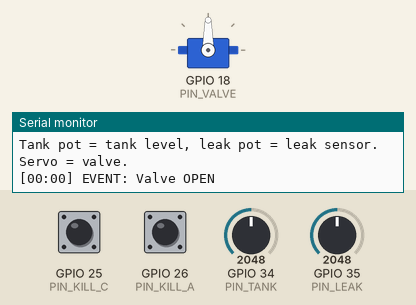
Simulated run of this sketch. Board: ESP32. On the bench: servo, the last lines printed to the serial monitor. The inputs (shaded band) are chosen by the test bench; at power-on: GPIO 34 (PIN_TANK) = 2048, GPIO 35 (PIN_LEAK) = 2048, GPIO 25 (PIN_KILL_C) HIGH, GPIO 26 (PIN_KILL_A) HIGH (analog values on the 0–4095 scale).

Above: at 0.13 s.
At 1.2 s:
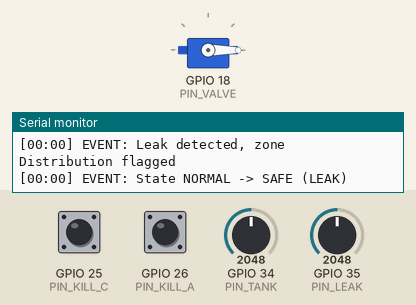
1.3 s: GPIO 34 (PIN_TANK) set to 1953
3.5 s: GPIO 35 (PIN_LEAK) set to 852
5.0 s: GPIO 35 (PIN_LEAK) set to 771
Timing chart, 0 to 8.0 s (numbered marks = the images above; inputs shaded):
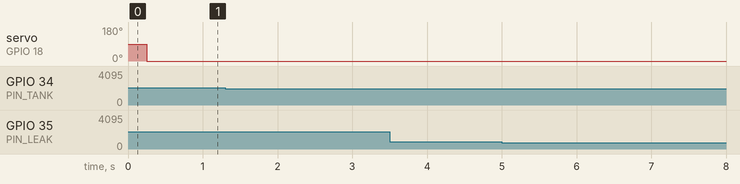

The sketch:

sketch.ino
```cpp
// WOKWI SIMULATION: Node B (distribution zone)
// Same logic as the hardware sketch node_b.ino. Only the radio layer differs:
// Wokwi cannot run ESP-NOW between boards, so Nodes A and C are emulated by a timed JSON
// generator and buttons (see the Wokwi emulation layer above setup()).
// Libraries to add in Wokwi: ArduinoJson, ESP32Servo

// Node B: Distribution zone (greenhouse tank)
// Sensors: tank level (GPIO 34), leak / water presence (GPIO 35)
// Output:  servo valve (GPIO 18)
// Mesh:    ESP-NOW flood with TTL, JSON heartbeat every 2 s
// Libraries: ArduinoJson (v7), ESP32Servo
//
// Fail-safe: if Node A is silent for 6 s, or a leak is seen, this node closes
// its own valve and goes SAFE. It does not wait for the dashboard.
// Leaving SAFE: automatic once the cause has been gone for HOLD_MS.
// A closed valve is the safe direction, so no operator ACK is needed here.

#include <ArduinoJson.h>
#include <ESP32Servo.h>

// Declared at the top so the Arduino auto-prototype step can see it.
struct Btn {
  int pin;
  bool down;
  uint32_t changed;
};

const char MY_ID = 'B';
const uint8_t WIFI_CHANNEL = 1;        // placeholder, must match every node
const uint8_t TTL_START = 2;           // extra hops after the first send
const uint32_t HEARTBEAT_MS = 2000;
const uint32_t LATE_MS = 4000;         // 2 missed heartbeats: DEGRADED
const uint32_t LOST_MS = 6000;         // 3 missed heartbeats: LOST
const uint32_t HOLD_MS = 5000;         // cause must stay gone this long to leave SAFE
const uint32_t STARTUP_GRACE_MS = 10000;
const uint32_t SENSE_MS = 250;
const uint32_t PRINT_MS = 2000;

// Pins (analog on ADC1 only, GPIO 32 to 39)
const int PIN_TANK = 34;
const int PIN_LEAK = 35;
const int PIN_VALVE = 18;

// Calibration: read the raw values from the serial monitor and adjust.
// Power the analog sensors from 3.3 V so the signal stays within range.
const int TANK_EMPTY_RAW = 0;
const int TANK_FULL_RAW = 2000;
const int LEAK_RAW = 800;              // above this means water is present
const int FULL_CLOSE = 90;             // close valve at this tank level (overflow protection)
const int FULL_REOPEN = 80;            // reopen at this level (hysteresis)
const int VALVE_OPEN_DEG = 90;
const int VALVE_CLOSED_DEG = 0;

const char* ZONES[3] = {"Source", "Distribution", "Gateway"};
const uint8_t BCAST[6] = {0xFF, 0xFF, 0xFF, 0xFF, 0xFF, 0xFF};

enum State { NORMAL, DEGRADED, SAFE };
const char* STATE_NAMES[] = {"NORMAL", "DEGRADED", "SAFE"};

struct Peer {
  bool everHeard = false;
  bool lost = false;
  uint32_t lastHeard = 0;
  uint32_t lastSeq = 0;
  uint32_t lastUp = 0;
  int level = -1;
  char via = '?';
};
Peer peers[3];  // 0 = A, 1 = B (self), 2 = C

struct RxMsg {
  uint8_t data[200];
  int len;
};

Servo valve;
State state = NORMAL;
char why[10] = "";
bool leak = false;
bool fullLock = false;
bool valveOpen = false;
int leakHits = 0;
int tankPct = 0;
int tankRaw = 0;
int leakRaw = 0;
uint32_t mySeq = 0;
uint32_t lastBeat = 0, lastPrint = 0, lastSense = 0, lastUnsafe = 0;

int idx(char c) { return c - 'A'; }

void logEvent(const char* text) {
  uint32_t s = millis() / 1000;
  Serial.printf("[%02u:%02u] EVENT: %s\n", (unsigned)(s / 60), (unsigned)(s % 60), text);
}

// ---------- Sensors ----------
int readRaw(int pin) {
  long sum = 0;
  for (int i = 0; i < 8; i++) sum += analogRead(pin);
  return (int)(sum / 8);
}

int rawToPct(int raw, int lo, int hi) {
  return constrain(map(raw, lo, hi, 0, 100), 0, 100);
}

void readSensors() {
  tankRaw = readRaw(PIN_TANK);
  tankPct = rawToPct(tankRaw, TANK_EMPTY_RAW, TANK_FULL_RAW);

  leakRaw = readRaw(PIN_LEAK);
  if (leakRaw > LEAK_RAW) {
    if (leakHits < 5) leakHits++;
  } else {
    leakHits = 0;
  }
  bool nowLeak = leakHits >= 3;  // 3 reads in a row, about 0.75 s
  if (nowLeak != leak) {
    leak = nowLeak;
    logEvent(leak ? "Leak detected, zone Distribution flagged" : "Leak cleared");
  }
}

// ---------- Mesh ----------
void sendDoc(JsonDocument& doc) {
  char buf[200];
  size_t n = serializeJson(doc, buf, sizeof(buf));
  (void)n;
  Serial.printf("TX %s\n", buf);  // Wokwi: show the message instead of sending it by radio
}

void sendHeartbeat() {
  char idStr[2] = {MY_ID, 0};
  JsonDocument doc;
  doc["id"] = idStr;
  doc["zone"] = ZONES[idx(MY_ID)];
  doc["seq"] = ++mySeq;
  doc["up"] = millis() / 1000;
  doc["ttl"] = TTL_START;
  doc["via"] = idStr;
  doc["lvl"] = tankPct;
  doc["leak"] = leak ? 1 : 0;
  doc["valve"] = valveOpen ? "OPEN" : "CLOSED";
  doc["st"] = STATE_NAMES[state];
  doc["why"] = why;
  sendDoc(doc);
}

void handleMsg(const RxMsg& m) {
  JsonDocument doc;
  if (deserializeJson(doc, (const char*)m.data, m.len)) return;  // bad JSON, drop

  const char* idc = doc["id"] | "?";
  char origin = idc[0];
  if (origin < 'A' || origin > 'C' || origin == MY_ID) return;

  const char* viac = doc["via"] | "?";
  char via = viac[0];
  uint32_t seq = doc["seq"] | 0;
  uint32_t up = doc["up"] | 0;
  Peer& p = peers[idx(origin)];

  bool rebooted = p.everHeard && up < p.lastUp;
  if (p.everHeard && !rebooted && seq <= p.lastSeq) return;  // duplicate or old

  if (p.lost) {
    char msg[48];
    snprintf(msg, sizeof(msg), "Node %c back, zone %s", origin, ZONES[idx(origin)]);
    logEvent(msg);
  }
  p.everHeard = true;
  p.lost = false;
  p.lastHeard = millis();
  p.lastSeq = seq;
  p.lastUp = up;
  p.level = doc["lvl"] | -1;
  p.via = via;

  // Forward so nodes out of direct range still hear it.
  int ttl = doc["ttl"] | 0;
  if (ttl > 0) {
    char meStr[2] = {MY_ID, 0};
    doc["ttl"] = ttl - 1;
    doc["via"] = meStr;
    sendDoc(doc);
  }
}

bool peerAlive(int i) {
  return peers[i].everHeard && (millis() - peers[i].lastHeard) < LOST_MS;
}

bool peerLate(int i) {
  return peerAlive(i) && (millis() - peers[i].lastHeard) > LATE_MS;
}

void checkTimeouts() {
  for (int i = 0; i < 3; i++) {
    if (i == idx(MY_ID)) continue;
    Peer& p = peers[i];
    if (p.everHeard && !p.lost && millis() - p.lastHeard > LOST_MS) {
      p.lost = true;
      char msg[56];
      snprintf(msg, sizeof(msg), "Node %c LOST, zone %s flagged", 'A' + i, ZONES[i]);
      logEvent(msg);
    }
  }
}

// ---------- State machine ----------
void setState(State s) {
  if (s == state) return;
  char msg[56];
  if (s == SAFE) snprintf(msg, sizeof(msg), "State %s -> SAFE (%s)", STATE_NAMES[state], why);
  else snprintf(msg, sizeof(msg), "State %s -> %s", STATE_NAMES[state], STATE_NAMES[s]);
  state = s;
  logEvent(msg);
}

void updateState() {
  uint32_t now = millis();
  bool graceOver = now > STARTUP_GRACE_MS;
  bool aMissing = !peerAlive(0) && (peers[0].everHeard || graceOver);
  bool cMissing = !peerAlive(2) && (peers[2].everHeard || graceOver);
  bool unsafe = aMissing || leak;

  if (unsafe) {
    lastUnsafe = now;
    strcpy(why, leak ? "LEAK" : "A_LOST");
    setState(SAFE);
    return;
  }
  if (state == SAFE) {
    if (now - lastUnsafe < HOLD_MS) return;  // still holding
    why[0] = 0;
  }
  bool late = peerLate(0) || peerLate(2);
  setState((cMissing || late) ? DEGRADED : NORMAL);
}

// ---------- Valve ----------
void updateValve() {
  if (tankPct >= FULL_CLOSE) fullLock = true;
  else if (tankPct <= FULL_REOPEN) fullLock = false;

  // Closed by default: only open after A has been heard and nothing is wrong.
  bool want = (state != SAFE) && peers[0].everHeard && !fullLock;
  if (want != valveOpen) {
    valveOpen = want;
    valve.write(valveOpen ? VALVE_OPEN_DEG : VALVE_CLOSED_DEG);
    if (valveOpen) logEvent("Valve OPEN");
    else logEvent(fullLock ? "Valve CLOSED, tank full" : "Valve CLOSED");
  }
}

// ---------- Status line ----------
const char* peerText(int i) {
  if (!peers[i].everHeard) return "WAIT ";
  return peerAlive(i) ? "ALIVE" : "LOST ";
}

float peerAge(int i) {
  return peers[i].everHeard ? (millis() - peers[i].lastHeard) / 1000.0 : 0.0;
}

void printStatus() {
  uint32_t s = millis() / 1000;
  Serial.printf("[%02u:%02u] B %-8s | tank %3d%% (raw %d) | leak %s (raw %d) | valve %s | A %s %.1fs | C %s %.1fs\n",
                (unsigned)(s / 60), (unsigned)(s % 60), STATE_NAMES[state], tankPct, tankRaw,
                leak ? "YES" : "NO", leakRaw, valveOpen ? "OPEN" : "CLOSED",
                peerText(0), peerAge(0), peerText(2), peerAge(2));
}

// ---------- Arduino ----------
// ---------------- Wokwi emulation layer ----------------
// Real JSON heartbeats are built here and passed to handleMsg(), the same function the radio
// calls on hardware, so parsing, timeouts and the fail-safe are the real code.
//   Red button    GPIO 26  stop / resume Node A heartbeats
//   Yellow button GPIO 25  stop / resume Node C heartbeats
//   Pot GPIO 34            tank level at Node B (real sensor input)
//   Pot GPIO 35            leak sensor at Node B (above the LEAK_RAW value counts as a leak)
const int PIN_KILL_A = 26;
const int PIN_KILL_C = 25;

bool pressed(Btn& b) {
  bool d = digitalRead(b.pin) == LOW;
  if (d != b.down && millis() - b.changed > 40) {
    b.changed = millis();
    b.down = d;
    return d;
  }
  return false;
}

// Builds the message exactly as a radio frame would arrive and passes it to handleMsg().
void feed(JsonDocument& doc) {
  RxMsg m;
  m.len = (int)serializeJson(doc, (char*)m.data, sizeof(m.data));
  handleMsg(m);
}

Btn btnKillA = {PIN_KILL_A, false, 0};
Btn btnKillC = {PIN_KILL_C, false, 0};
bool simStopA = false, simStopC = false, simFirst = true;
uint32_t simSeqA = 0, simSeqC = 0, simLast = 0;

void simPeers() {
  if (pressed(btnKillA)) {
    simStopA = !simStopA;
    logEvent(simStopA ? "[SIM] Node A heartbeats STOPPED" : "[SIM] Node A heartbeats RESUMED");
  }
  if (pressed(btnKillC)) {
    simStopC = !simStopC;
    logEvent(simStopC ? "[SIM] Node C heartbeats STOPPED" : "[SIM] Node C heartbeats RESUMED");
  }

  if (!simFirst && millis() - simLast < HEARTBEAT_MS) return;
  simFirst = false;
  simLast = millis();

  if (!simStopA) {
    JsonDocument doc;
    doc["id"] = "A";
    doc["zone"] = ZONES[0];
    doc["seq"] = ++simSeqA;
    doc["up"] = millis() / 1000;
    doc["ttl"] = 0;
    doc["via"] = "A";
    doc["lvl"] = 70;
    doc["wet"] = 1;
    doc["pump"] = "ON";
    doc["st"] = "NORMAL";
    feed(doc);
  }
  if (!simStopC) {
    JsonDocument doc;
    doc["id"] = "C";
    doc["zone"] = ZONES[2];
    doc["seq"] = ++simSeqC;
    doc["up"] = millis() / 1000;
    doc["ttl"] = 0;
    doc["via"] = "C";
    doc["lvl"] = 40;
    doc["st"] = "NORMAL";
    feed(doc);
  }
}

void setup() {
  Serial.begin(115200);
  analogReadResolution(12);

  valve.attach(PIN_VALVE);
  valve.write(VALVE_CLOSED_DEG);  // closed until A is heard

  Serial.printf("Node %c up, zone %s\n", MY_ID, ZONES[idx(MY_ID)]);
  pinMode(PIN_KILL_A, INPUT_PULLUP);
  pinMode(PIN_KILL_C, INPUT_PULLUP);
  Serial.println("WOKWI SIM, Node B. Red: stop/resume A | Yellow: stop/resume C");
  Serial.println("Tank pot = tank level, leak pot = leak sensor. Servo = valve.");
}

void loop() {
  simPeers();  // emulated peers: Wokwi cannot run ESP-NOW between boards

  uint32_t now = millis();
  if (now - lastSense >= SENSE_MS) {
    lastSense = now;
    readSensors();
  }
  checkTimeouts();
  updateState();
  updateValve();

  if (now - lastBeat >= HEARTBEAT_MS) {
    lastBeat = now;
    sendHeartbeat();
  }
  if (now - lastPrint >= PRINT_MS) {
    lastPrint = now;
    printStatus();
  }
}
```
